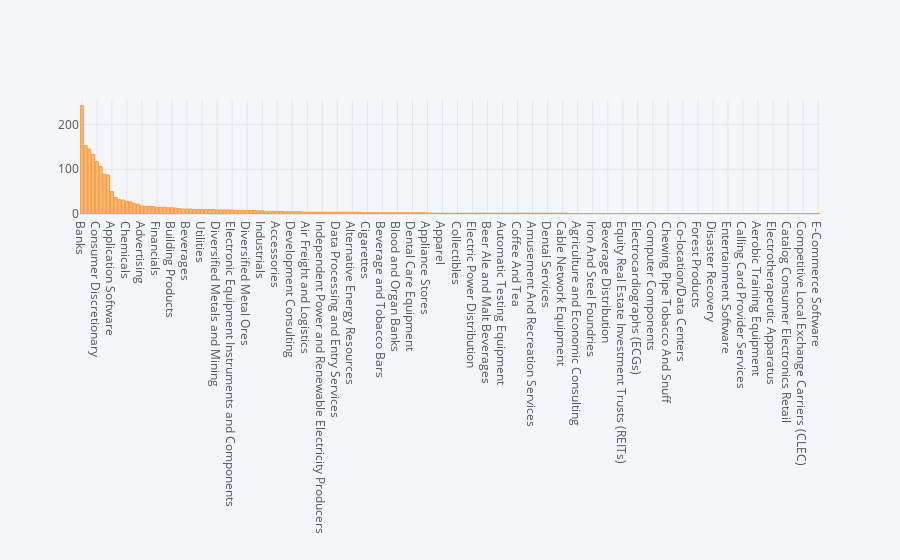

The notebook cell this image was saved under:
### Code cell
training_data.target.value_counts().iplot(kind='bar')

### Figure 1 — Plotly figure (JSON) as saved in the notebook; plotly's stock layout.template omitted (floating-point values rounded to 4 significant figures; data arrays with more than 128 entries replaced by an {"elided": "..."} marker saying what was removed)
{"data": [{"marker": {"color": "rgba(255, 153, 51, 0.6)", "line": {"color": "rgba(255, 153, 51, 1.0)", "width": 1}}, "name": "target", "orientation": "v", "text": "", "type": "bar", "x": {"elided": "197 str values"}, "y": {"elided": "197 int values"}}], "layout": {"legend": {"bgcolor": "#F5F6F9", "font": {"color": "#4D5663"}}, "paper_bgcolor": "#F5F6F9", "plot_bgcolor": "#F5F6F9", "title": {"font": {"color": "#4D5663"}}, "xaxis": {"gridcolor": "#E1E5ED", "showgrid": true, "tickfont": {"color": "#4D5663"}, "title": {"font": {"color": "#4D5663"}, "text": ""}, "zerolinecolor": "#E1E5ED"}, "yaxis": {"gridcolor": "#E1E5ED", "showgrid": true, "tickfont": {"color": "#4D5663"}, "title": {"font": {"color": "#4D5663"}, "text": ""}, "zerolinecolor": "#E1E5ED"}}}
